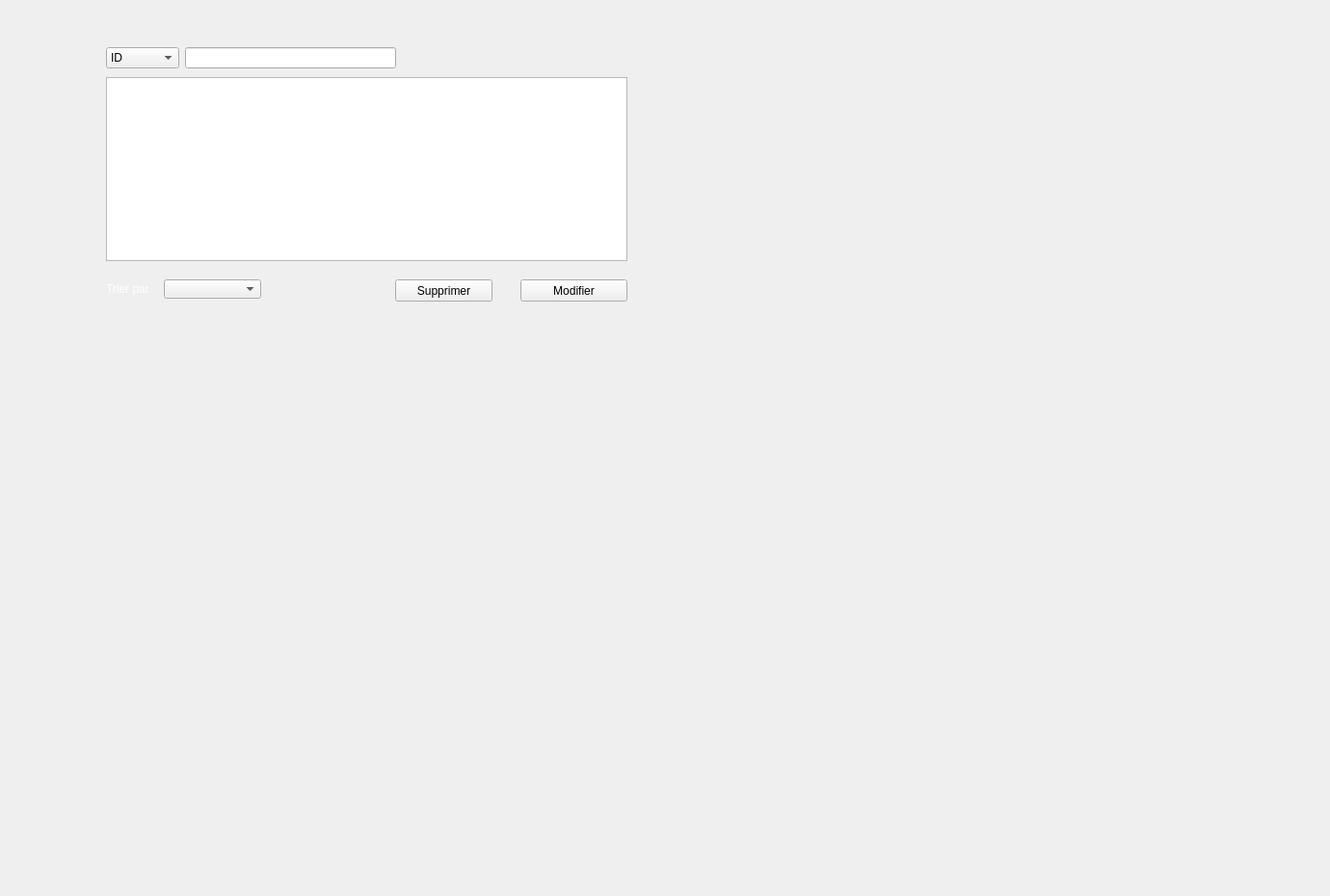
   <widget class="QWidget" name="tab_21">
    <attribute name="title">
     <string>Afficher les achats</string>
    </attribute>
    <widget class="QTableView" name="achats">
     <property name="geometry">
      <rect>
       <x>110</x>
       <y>80</y>
       <width>541</width>
       <height>191</height>
      </rect>
     </property>
     <property name="font">
      <font>
       <family>Segoe UI Symbol</family>
       <pointsize>10</pointsize>
       <weight>50</weight>
       <bold>false</bold>
      </font>
     </property>
     <property name="styleSheet">
      <string notr="true">

QMainWindow {

	background-color:#ececec;

}

QTextEdit {

	border-width: 1px;

	border-style: solid;

	border-color: qlineargradient(spread:pad, x1:0.5, y1:1, x2:0.5, y2:0, stop:0 rgba(0, 113, 255, 255), stop:1 rgba(91, 171, 252, 255));

}

QPlainTextEdit {

	border-width: 1px;

	border-style: solid;

	border-color: qlineargradient(spread:pad, x1:0.5, y1:1, x2:0.5, y2:0, stop:0 rgba(0, 113, 255, 255), stop:1 rgba(91, 171, 252, 255));

}

QToolButton {

	border-style: solid;

	border-top-color: qlineargradient(spread:pad, x1:0.5, y1:1, x2:0.5, y2:0, stop:0 rgb(215, 215, 215), stop:1 rgb(222, 222, 222));

	border-right-color: qlineargradient(spread:pad, x1:0, y1:0.5, x2:1, y2:0.5, stop:0 rgb(217, 217, 217), stop:1 rgb(227, 227, 227));

	border-left-color: qlineargradient(spread:pad, x1:0, y1:0.5, x2:1, y2:0.5, stop:0 rgb(227, 227, 227), stop:1 rgb(217, 217, 217));

	border-bottom-color: qlineargradient(spread:pad, x1:0.5, y1:1, x2:0.5, y2:0, stop:0 rgb(215, 215, 215), stop:1 rgb(222, 222, 222));

	border-width: 1px;

	border-radius: 5px;

	color: rgb(0,0,0);

	padding: 2px;

	background-color: rgb(255,255,255);

}

QToolButton:hover{

	border-style: solid;

	border-top-color: qlineargradient(spread:pad, x1:0.5, y1:1, x2:0.5, y2:0, stop:0 rgb(195, 195, 195), stop:1 rgb(222, 222, 222));

	border-right-color: qlineargradient(spread:pad, x1:0, y1:0.5, x2:1, y2:0.5, stop:0 rgb(197, 197, 197), stop:1 rgb(227, 227, 227));

	border-left-color: qlineargradient(spread:pad, x1:0, y1:0.5, x2:1, y2:0.5, stop:0 rgb(227, 227, 227), stop:1 rgb(197, 197, 197));

	border-bottom-color: qlineargradient(spread:pad, x1:0.5, y1:1, x2:0.5, y2:0, stop:0 rgb(195, 195, 195), stop:1 rgb(222, 222, 222));

	border-width: 1px;

	border-radius: 5px;

	color: rgb(0,0,0);

	padding: 2px;

	background-color: rgb(255,255,255);

}

QToolButton:pressed{

	border-style: solid;

	border-top-color: qlineargradient(spread:pad, x1:0.5, y1:1, x2:0.5, y2:0, stop:0 rgb(215, 215, 215), stop:1 rgb(222, 222, 222));

	border-right-color: qlineargradient(spread:pad, x1:0, y1:0.5, x2:1, y2:0.5, stop:0 rgb(217, 217, 217), stop:1 rgb(227, 227, 227));

	border-left-color: qlineargradient(spread:pad, x1:0, y1:0.5, x2:1, y2:0.5, stop:0 rgb(227, 227, 227), stop:1 rgb(217, 217, 217));

	border-bottom-color: qlineargradient(spread:pad, x1:0.5, y1:1, x2:0.5, y2:0, stop:0 rgb(215, 215, 215), stop:1 rgb(222, 222, 222));

	border-width: 1px;

	border-radius: 5px;

	color: rgb(0,0,0);

	padding: 2px;

	background-color: rgb(142,142,142);

}

QPushButton{

	border-style: solid;

	border-top-color: qlineargradient(spread:pad, x1:0.5, y1:1, x2:0.5, y2:0, stop:0 rgb(215, 215, 215), stop:1 rgb(222, 222, 222));

	border-right-color: qlineargradient(spread:pad, x1:0, y1:0.5, x2:1, y2:0.5, stop:0 rgb(217, 217, 217), stop:1 rgb(227, 227, 227));

	border-left-color: qlineargradient(spread:pad, x1:0, y1:0.5, x2:1, y2:0.5, stop:0 rgb(227, 227, 227), stop:1 rgb(217, 217, 217));

	border-bottom-color: qlineargradient(spread:pad, x1:0.5, y1:1, x2:0.5, y2:0, stop:0 rgb(215, 215, 215), stop:1 rgb(222, 222, 222));

	border-width: 1px;

	border-radius: 5px;

	color: rgb(0,0,0);

	padding: 2px;

	background-color: rgb(255,255,255);

}

QPushButton::default{

	border-style: solid;

	border-top-color: qlineargradient(spread:pad, x1:0.5, y1:1, x2:0.5, y2:0, stop:0 rgb(215, 215, 215), stop:1 rgb(222, 222, 222));

	border-right-color: qlineargradient(spread:pad, x1:0, y1:0.5, x2:1, y2:0.5, stop:0 rgb(217, 217, 217), stop:1 rgb(227, 227, 227));

	border-left-color: qlineargradient(spread:pad, x1:0, y1:0.5, x2:1, y2:0.5, stop:0 rgb(227, 227, 227), stop:1 rgb(217, 217, 217));

	border-bottom-color: qlineargradient(spread:pad, x1:0.5, y1:1, x2:0.5, y2:0, stop:0 rgb(215, 215, 215), stop:1 rgb(222, 222, 222));

	border-width: 1px;

	border-radius: 5px;

	color: rgb(0,0,0);

	padding: 2px;

	background-color: rgb(255,255,255);

}

QPushButton:hover{

	border-style: solid;

	border-top-color: qlineargradient(spread:pad, x1:0.5, y1:1, x2:0.5, y2:0, stop:0 rgb(195, 195, 195), stop:1 rgb(222, 222, 222));

	border-right-color: qlineargradient(spread:pad, x1:0, y1:0.5, x2:1, y2:0.5, stop:0 rgb(197, 197, 197), stop:1 rgb(227, 227, 227));

	border-left-color: qlineargradient(spread:pad, x1:0, y1:0.5, x2:1, y2:0.5, stop:0 rgb(227, 227, 227), stop:1 rgb(197, 197, 197));

	border-bottom-color: qlineargradient(spread:pad, x1:0.5, y1:1, x2:0.5, y2:0, stop:0 rgb(195, 195, 195), stop:1 rgb(222, 222, 222));

	border-width: 1px;

	border-radius: 5px;

	color: rgb(0,0,0);

	padding: 2px;

	background-color: rgb(255,255,255);

}

QPushButton:pressed{

	border-style: solid;

	border-top-color: qlineargradient(spread:pad, x1:0.5, y1:1, x2:0.5, y2:0, stop:0 rgb(215, 215, 215), stop:1 rgb(222, 222, 222));

	border-right-color: qlineargradient(spread:pad, x1:0, y1:0.5, x2:1, y2:0.5, stop:0 rgb(217, 217, 217), stop:1 rgb(227, 227, 227));

	border-left-color: qlineargradient(spread:pad, x1:0, y1:0.5, x2:1, y2:0.5, stop:0 rgb(227, 227, 227), stop:1 rgb(217, 217, 217));

	border-bottom-color: qlineargradient(spread:pad, x1:0.5, y1:1, x2:0.5, y2:0, stop:0 rgb(215, 215, 215), stop:1 rgb(222, 222, 222));

	border-width: 1px;

	border-radius: 5px;

	color: rgb(0,0,0);

	padding: 2px;

	background-color: rgb(142,142,142);

}

QPushButton:disabled{

	border-style: solid;

	border-top-color: qlineargradient(spread:pad, x1:0.5, y1:1, x2:0.5, y2:0, stop:0 rgb(215, 215, 215), stop:1 rgb(222, 222, 222));

	border-right-color: qlineargradient(spread:pad, x1:0, y1:0.5, x2:1, y2:0.5, stop:0 rgb(217, 217, 217), stop:1 rgb(227, 227, 227));

	border-left-color: qlineargradient(spread:pad, x1:0, y1:0.5, x2:1, y2:0.5, stop:0 rgb(227, 227, 227), stop:1 rgb(217, 217, 217));

	border-bottom-color: qlineargradient(spread:pad, x1:0.5, y1:1, x2:0.5, y2:0, stop:0 rgb(215, 215, 215), stop:1 rgb(222, 222, 222));

	border-width: 1px;

	border-radius: 5px;

	color: #808086;

	padding: 2px;

	background-color: rgb(142,142,142);

}

QLineEdit {

	border-width: 1px; border-radius: 4px;

	border-style: solid;

	border-color: qlineargradient(spread:pad, x1:0.5, y1:1, x2:0.5, y2:0, stop:0 rgba(0, 113, 255, 255), stop:1 rgba(91, 171, 252, 255));

}

QLabel {

	color: #000000;

}

QLCDNumber {

	color: rgb(0, 113, 255, 255);

}

QProgressBar {

	text-align: center;

	color: rgb(240, 240, 240);

	border-width: 1px; 

	border-radius: 10px;

	border-color: rgb(230, 230, 230);

	border-style: solid;

	background-color:rgb(207,207,207);

}

QProgressBar::chunk {

	background-color: qlineargradient(spread:pad, x1:0.5, y1:1, x2:0.5, y2:0, stop:0 rgba(49, 147, 250, 255), stop:1 rgba(34, 142, 255, 255));

	border-radius: 10px;

}

QMenuBar {

	background-color: qlineargradient(spread:pad, x1:0.5, y1:1, x2:0.5, y2:0, stop:0 rgba(207, 209, 207, 255), stop:1 rgba(230, 229, 230, 255));

}

QMenuBar::item {

	color: #000000;

  	spacing: 3px;

  	padding: 1px 4px;

	background-color: qlineargradient(spread:pad, x1:0.5, y1:1, x2:0.5, y2:0, stop:0 rgba(207, 209, 207, 255), stop:1 rgba(230, 229, 230, 255));

}



QMenuBar::item:selected {

  	background-color: qlineargradient(spread:pad, x1:0.5, y1:1, x2:0.5, y2:0, stop:0 rgba(0, 113, 255, 255), stop:1 rgba(91, 171, 252, 255));

	color: #FFFFFF;

}

QMenu::item:selected {

	border-style: solid;

	border-top-color: transparent;

	border-right-color: transparent;

	border-left-color: qlineargradient(spread:pad, x1:0.5, y1:1, x2:0.5, y2:0, stop:0 rgba(0, 113, 255, 255), stop:1 rgba(91, 171, 252, 255));

	border-bottom-color: transparent;

	border-left-width: 2px;

	color: #000000;

	padding-left:15px;

	padding-top:4px;

	padding-bottom:4px;

	padding-right:7px;

}

QMenu::item {

	border-style: solid;

	border-top-color: transparent;

	border-right-color: transparent;

	border-left-color: transparent;

	border-bottom-color: transparent;

	border-bottom-width: 1px;

	color: #000000;

	padding-left:17px;

	padding-top:4px;

	padding-bottom:4px;

	padding-right:7px;

}

QTabWidget {

	color:rgb(0,0,0);

	background-color:#000000;

}

QTabWidget::pane {

		border-color: rgb(223,223,223);

		background-color:rgb(226,226,226);

		border-style: solid;

		border-width: 2px;

    	border-radius: 6px;

}

QTabBar::tab:first {

	border-style: solid;

	border-left-width:1px;

	border-right-width:0px;

	border-top-width:1px;

	border-bottom-width:1px;

	border-top-color: rgb(209,209,209);

	border-left-color: qlineargradient(spread:pad, x1:0.5, y1:1, x2:0.5, y2:0, stop:0 rgba(209, 209, 209, 209), stop:1 rgba(229, 229, 229, 229));

	border-bottom-color: rgb(229,229,229);

	border-top-left-radius: 4px;

	border-bottom-left-radius: 4px;

	color: #000000;

	padding: 3px;

	margin-left:0px;

	background-color: qlineargradient(spread:pad, x1:0.5, y1:1, x2:0.5, y2:0, stop:0 rgba(247, 247, 247, 255), stop:1 rgba(255, 255, 255, 255));

}

QTabBar::tab:last {

	border-style: solid;

	border-width:1px;

	border-top-color: rgb(209,209,209);

	border-left-color: qlineargradient(spread:pad, x1:0.5, y1:1, x2:0.5, y2:0, stop:0 rgba(209, 209, 209, 209), stop:1 rgba(229, 229, 229, 229));

	border-right-color: qlineargradient(spread:pad, x1:0.5, y1:1, x2:0.5, y2:0, stop:0 rgba(209, 209, 209, 209), stop:1 rgba(229, 229, 229, 229));

	border-bottom-color: rgb(229,229,229);

	border-top-right-radius: 4px;

	border-bottom-right-radius: 4px;

	color: #000000;

	padding: 3px;

	margin-left:0px;

	background-color: qlineargradient(spread:pad, x1:0.5, y1:1, x2:0.5, y2:0, stop:0 rgba(247, 247, 247, 255), stop:1 rgba(255, 255, 255, 255));

}

QTabBar::tab {

	border-style: solid;

	border-top-width:1px;

	border-bottom-width:1px;

	border-left-width:1px;

	border-top-color: rgb(209,209,209);

	border-left-color: qlineargradient(spread:pad, x1:0.5, y1:1, x2:0.5, y2:0, stop:0 rgba(209, 209, 209, 209), stop:1 rgba(229, 229, 229, 229));

	border-bottom-color: rgb(229,229,229);

	color: #000000;

	padding: 3px;

	margin-left:0px;

	background-color: qlineargradient(spread:pad, x1:0.5, y1:1, x2:0.5, y2:0, stop:0 rgba(247, 247, 247, 255), stop:1 rgba(255, 255, 255, 255));

}

QTabBar::tab:selected, QTabBar::tab:last:selected, QTabBar::tab:hover {

  	border-style: solid;

  	border-left-width:1px;

	border-right-color: transparent;

	border-top-color: rgb(209,209,209);

	border-left-color: qlineargradient(spread:pad, x1:0.5, y1:1, x2:0.5, y2:0, stop:0 rgba(209, 209, 209, 209), stop:1 rgba(229, 229, 229, 229));

	border-bottom-color: rgb(229,229,229);

	color: #FFFFFF;

	padding: 3px;

	margin-left:0px;

	background-color: qlineargradient(spread:pad, x1:0.5, y1:1, x2:0.5, y2:0, stop:0 rgba(0, 113, 255, 255), stop:1 rgba(91, 171, 252, 255));

}



QTabBar::tab:selected, QTabBar::tab:first:selected, QTabBar::tab:hover {

  	border-style: solid;

  	border-left-width:1px;

  	border-bottom-width:1px;

  	border-top-width:1px;

	border-right-color: transparent;

	border-top-color: rgb(209,209,209);

	border-left-color: qlineargradient(spread:pad, x1:0.5, y1:1, x2:0.5, y2:0, stop:0 rgba(209, 209, 209, 209), stop:1 rgba(229, 229, 229, 229));

	border-bottom-color: rgb(229,229,229);

	color: #FFFFFF;

	padding: 3px;

	margin-left:0px;

	background-color: qlineargradient(spread:pad, x1:0.5, y1:1, x2:0.5, y2:0, stop:0 rgba(0, 113, 255, 255), stop:1 rgba(91, 171, 252, 255));

}



QCheckBox {

	color: #000000;

	padding: 2px;

}

QCheckBox:disabled {

	color: #808086;

	padding: 2px;

}



QCheckBox:hover {

	border-radius:4px;

	border-style:solid;

	padding-left: 1px;

	padding-right: 1px;

	padding-bottom: 1px;

	padding-top: 1px;

	border-width:1px;

	border-color: transparent;

}

QCheckBox::indicator:checked {



	height: 10px;

	width: 10px;

	border-style:solid;

	border-width: 1px;

	border-color: qlineargradient(spread:pad, x1:0.5, y1:1, x2:0.5, y2:0, stop:0 rgba(0, 113, 255, 255), stop:1 rgba(91, 171, 252, 255));

	color: #000000;

	background-color: qlineargradient(spread:pad, x1:0.5, y1:1, x2:0.5, y2:0, stop:0 rgba(0, 113, 255, 255), stop:1 rgba(91, 171, 252, 255));

}

QCheckBox::indicator:unchecked {



	height: 10px;

	width: 10px;

	border-style:solid;

	border-width: 1px;

	border-color: qlineargradient(spread:pad, x1:0.5, y1:1, x2:0.5, y2:0, stop:0 rgba(0, 113, 255, 255), stop:1 rgba(91, 171, 252, 255));

	color: #000000;

}

QRadioButton {

	color: 000000;

	padding: 1px;

}

QRadioButton::indicator:checked {

	height: 10px;

	width: 10px;

	border-style:solid;

	border-radius:5px;

	border-width: 1px;

	border-color: qlineargradient(spread:pad, x1:0.5, y1:1, x2:0.5, y2:0, stop:0 rgba(0, 113, 255, 255), stop:1 rgba(91, 171, 252, 255));

	color: #a9b7c6;

	background-color: qlineargradient(spread:pad, x1:0.5, y1:1, x2:0.5, y2:0, stop:0 rgba(0, 113, 255, 255), stop:1 rgba(91, 171, 252, 255));

}

QRadioButton::indicator:!checked {

	height: 10px;

	width: 10px;

	border-style:solid;

	border-radius:5px;

	border-width: 1px;

	border-color: qlineargradient(spread:pad, x1:0.5, y1:1, x2:0.5, y2:0, stop:0 rgba(0, 113, 255, 255), stop:1 rgba(91, 171, 252, 255));

	color: #a9b7c6;

	background-color: transparent;

}

QStatusBar {

	color:#027f7f;

}

QSpinBox {

	border-style: solid;

	border-width: 1px;

	border-color: qlineargradient(spread:pad, x1:0.5, y1:1, x2:0.5, y2:0, stop:0 rgba(0, 113, 255, 255), stop:1 rgba(91, 171, 252, 255));

}

QDoubleSpinBox {

	border-style: solid;

	border-width: 1px;

	border-color: qlineargradient(spread:pad, x1:0.5, y1:1, x2:0.5, y2:0, stop:0 rgba(0, 113, 255, 255), stop:1 rgba(91, 171, 252, 255));

}

QTimeEdit {

	border-style: solid;

	border-width: 1px;

	border-color: qlineargradient(spread:pad, x1:0.5, y1:1, x2:0.5, y2:0, stop:0 rgba(0, 113, 255, 255), stop:1 rgba(91, 171, 252, 255));

}

QDateTimeEdit {

	border-style: solid;

	border-width: 1px;

	border-color: qlineargradient(spread:pad, x1:0.5, y1:1, x2:0.5, y2:0, stop:0 rgba(0, 113, 255, 255), stop:1 rgba(91, 171, 252, 255));

}

QDateEdit {

	border-style: solid;

	border-width: 1px;

	border-color: qlineargradient(spread:pad, x1:0.5, y1:1, x2:0.5, y2:0, stop:0 rgba(0, 113, 255, 255), stop:1 rgba(91, 171, 252, 255));

}



QToolBox {

	color: #a9b7c6;

	background-color:#000000;

}

QToolBox::tab {

	color: #a9b7c6;

	background-color:#000000;

}

QToolBox::tab:selected {

	color: #FFFFFF;

	background-color:#000000;

}

QScrollArea {

	color: #FFFFFF;

	background-color:#000000;

}

QSlider::groove:horizontal {

	height: 5px;

	background-color: qlineargradient(spread:pad, x1:0.5, y1:1, x2:0.5, y2:0, stop:0 rgba(49, 147, 250, 255), stop:1 rgba(34, 142, 255, 255));

}

QSlider::groove:vertical {

	width: 5px;

	background-color: qlineargradient(spread:pad, x1:0.5, y1:1, x2:0.5, y2:0, stop:0 rgba(49, 147, 250, 255), stop:1 rgba(34, 142, 255, 255));

}

QSlider::handle:horizontal {

	background: rgb(253,253,253);

	border-style: solid;

	border-width: 1px;

	border-color: rgb(207,207,207);

	width: 12px;

	margin: -5px 0;

	border-radius: 7px;

}

QSlider::handle:vertical {

	background: rgb(253,253,253);

	border-style: solid;

	border-width: 1px;

	border-color: rgb(207,207,207);

	height: 12px;

	margin: 0 -5px;

	border-radius: 7px;

}

QSlider::add-page:horizontal {

    background: rgb(181,181,181);

}

QSlider::add-page:vertical {

    background: rgb(181,181,181);

}

QSlider::sub-page:horizontal {

    background-color: qlineargradient(spread:pad, x1:0.5, y1:1, x2:0.5, y2:0, stop:0 rgba(49, 147, 250, 255), stop:1 rgba(34, 142, 255, 255));

}

QSlider::sub-page:vertical {

    background-color: qlineargradient(spread:pad, y1:0.5, x1:1, y2:0.5, x2:0, stop:0 rgba(49, 147, 250, 255), stop:1 rgba(34, 142, 255, 255));

}

QScrollBar:horizontal {

	max-height: 20px;

	border: 1px transparent grey;

	margin: 0px 20px 0px 20px;

}

QScrollBar:vertical {

	max-width: 20px;

	border: 1px transparent grey;

	margin: 20px 0px 20px 0px;

}

QScrollBar::handle:horizontal {

	background: rgb(253,253,253);

	border-style: solid;

	border-width: 1px;

	border-color: rgb(207,207,207);

	border-radius: 7px;

	min-width: 25px;

}

QScrollBar::handle:horizontal:hover {

	background: rgb(253,253,253);

	border-style: solid;

	border-width: 1px;

	border-color: rgb(147, 200, 200);

	border-radius: 7px;

	min-width: 25px;

}

QScrollBar::handle:vertical {

	background: rgb(253,253,253);

	border-style: solid;

	border-width: 1px;

	border-color: rgb(207,207,207);

	border-radius: 7px;

	min-height: 25px;

}

QScrollBar::handle:vertical:hover {

	background: rgb(253,253,253);

	border-style: solid;

	border-width: 1px;

	border-color: rgb(147, 200, 200);

	border-radius: 7px;

	min-height: 25px;

}

QScrollBar::add-line:horizontal {

   border: 2px transparent grey;

   border-top-right-radius: 7px;

   border-bottom-right-radius: 7px;

   background: rgba(34, 142, 255, 255);

   width: 20px;

   subcontrol-position: right;

   subcontrol-origin: margin;

}

QScrollBar::add-line:horizontal:pressed {

   border: 2px transparent grey;

   border-top-right-radius: 7px;

   border-bottom-right-radius: 7px;

   background: rgb(181,181,181);

   width: 20px;

   subcontrol-position: right;

   subcontrol-origin: margin;

}

QScrollBar::add-line:vertical {

   border: 2px transparent grey;

   border-bottom-left-radius: 7px;

   border-bottom-right-radius: 7px;

   background: rgba(34, 142, 255, 255);

   height: 20px;

   subcontrol-position: bottom;

   subcontrol-origin: margin;

}

QScrollBar::add-line:vertical:pressed {

   border: 2px transparent grey;

   border-bottom-left-radius: 7px;

   border-bottom-right-radius: 7px;

   background: rgb(181,181,181);

   height: 20px;

   subcontrol-position: bottom;

   subcontrol-origin: margin;

}

QScrollBar::sub-line:horizontal {

   border: 2px transparent grey;

   border-top-left-radius: 7px;

   border-bottom-left-radius: 7px;

   background: rgba(34, 142, 255, 255);

   width: 20px;

   subcontrol-position: left;

   subcontrol-origin: margin;

}

QScrollBar::sub-line:horizontal:pressed {

   border: 2px transparent grey;

   border-top-left-radius: 7px;

   border-bottom-left-radius: 7px;

   background: rgb(181,181,181);

   width: 20px;

   subcontrol-position: left;

   subcontrol-origin: margin;

}

QScrollBar::sub-line:vertical {

   border: 2px transparent grey;

   border-top-left-radius: 7px;

   border-top-right-radius: 7px;

   background: rgba(34, 142, 255, 255);

   height: 20px;

   subcontrol-position: top;

   subcontrol-origin: margin;

}

QScrollBar::sub-line:vertical:pressed {

   border: 2px transparent grey;

   border-top-left-radius: 7px;

   border-top-right-radius: 7px;

   background: rgb(181,181,181);

   height: 20px;

   subcontrol-position: top;

   subcontrol-origin: margin;

}

QScrollBar::left-arrow:horizontal {

   border: 1px transparent grey;

   border-top-left-radius: 3px;

   border-bottom-left-radius: 3px;

   width: 6px;

   height: 6px;

   background: white;

}

QScrollBar::right-arrow:horizontal {

   border: 1px transparent grey;

   border-top-right-radius: 3px;

   border-bottom-right-radius: 3px;

   width: 6px;

   height: 6px;

   background: white;

}

QScrollBar::up-arrow:vertical {

   border: 1px transparent grey;

   border-top-left-radius: 3px;

   border-top-right-radius: 3px;

   width: 6px;

   height: 6px;

   background: white;

}

QScrollBar::down-arrow:vertical {

   border: 1px transparent grey;

   border-bottom-left-radius: 3px;

   border-bottom-right-radius: 3px;

   width: 6px;

   height: 6px;

   background: white;

}

QScrollBar::add-page:horizontal, QScrollBar::sub-page:horizontal {

   background: none;

}

QScrollBar::add-page:vertical, QScrollBar::sub-page:vertical {

   background: none;

}


</string>
     </property>
    </widget>
    <widget class="QPushButton" name="pushButton_4">
     <property name="geometry">
      <rect>
       <x>540</x>
       <y>290</y>
       <width>111</width>
       <height>23</height>
      </rect>
     </property>
     <property name="text">
      <string>Modifier</string>
     </property>
    </widget>
    <widget class="QComboBox" name="comboBox_7">
     <property name="geometry">
      <rect>
       <x>170</x>
       <y>290</y>
       <width>101</width>
       <height>20</height>
      </rect>
     </property>
     <item>
      <property name="text">
       <string> </string>
      </property>
     </item>
     <item>
      <property name="text">
       <string>DateA</string>
      </property>
     </item>
     <item>
      <property name="text">
       <string>Quantite</string>
      </property>
     </item>
     <item>
      <property name="text">
       <string>Prix</string>
      </property>
     </item>
    </widget>
    <widget class="QLabel" name="label_39">
     <property name="geometry">
      <rect>
       <x>110</x>
       <y>280</y>
       <width>44</width>
       <height>40</height>
      </rect>
     </property>
     <property name="text">
      <string>&lt;html&gt;&lt;head/&gt;&lt;body&gt;&lt;p&gt;&lt;span style=&quot; color:#ffffff;&quot;&gt;Trier par &lt;/span&gt;&lt;/p&gt;&lt;/body&gt;&lt;/html&gt;</string>
     </property>
    </widget>
    <widget class="QPushButton" name="pb_supprimer_4">
     <property name="geometry">
      <rect>
       <x>410</x>
       <y>290</y>
       <width>101</width>
       <height>23</height>
      </rect>
     </property>
     <property name="text">
      <string>Supprimer</string>
     </property>
    </widget>
    <widget class="QLabel" name="label_40">
     <property name="geometry">
      <rect>
       <x>-140</x>
       <y>-170</y>
       <width>1371</width>
       <height>921</height>
      </rect>
     </property>
     <property name="text">
      <string/>
     </property>
     <property name="pixmap">
      <pixmap>../../ttt/back.jpg</pixmap>
     </property>
    </widget>
    <widget class="QWidget" name="layoutWidget_5">
     <property name="geometry">
      <rect>
       <x>110</x>
       <y>40</y>
       <width>541</width>
       <height>41</height>
      </rect>
     </property>
     <layout class="QHBoxLayout" name="horizontalLayout_9">
      <item>
       <widget class="QComboBox" name="comboBox_8">
        <item>
         <property name="text">
          <string>ID</string>
         </property>
        </item>
        <item>
         <property name="text">
          <string>Quantite</string>
         </property>
        </item>
        <item>
         <property name="text">
          <string>Prix</string>
         </property>
        </item>
       </widget>
      </item>
      <item>
       <widget class="QLineEdit" name="lineEdit_6"/>
      </item>
      <item>
       <spacer name="verticalSpacer_54">
        <property name="orientation">
         <enum>Qt::Vertical</enum>
        </property>
        <property name="sizeHint" stdset="0">
         <size>
          <width>20</width>
          <height>40</height>
         </size>
        </property>
       </spacer>
      </item>
      <item>
       <spacer name="verticalSpacer_55">
        <property name="orientation">
         <enum>Qt::Vertical</enum>
        </property>
        <property name="sizeHint" stdset="0">
         <size>
          <width>20</width>
          <height>40</height>
         </size>
        </property>
       </spacer>
      </item>
      <item>
       <spacer name="verticalSpacer_56">
        <property name="orientation">
         <enum>Qt::Vertical</enum>
        </property>
        <property name="sizeHint" stdset="0">
         <size>
          <width>20</width>
          <height>40</height>
         </size>
        </property>
       </spacer>
      </item>
      <item>
       <spacer name="verticalSpacer_24">
        <property name="orientation">
         <enum>Qt::Vertical</enum>
        </property>
        <property name="sizeHint" stdset="0">
         <size>
          <width>20</width>
          <height>40</height>
         </size>
        </property>
       </spacer>
      </item>
      <item>
       <spacer name="verticalSpacer_25">
        <property name="orientation">
         <enum>Qt::Vertical</enum>
        </property>
        <property name="sizeHint" stdset="0">
         <size>
          <width>20</width>
          <height>40</height>
         </size>
        </property>
       </spacer>
      </item>
      <item>
       <spacer name="verticalSpacer_26">
        <property name="orientation">
         <enum>Qt::Vertical</enum>
        </property>
        <property name="sizeHint" stdset="0">
         <size>
          <width>20</width>
          <height>40</height>
         </size>
        </property>
       </spacer>
      </item>
      <item>
       <spacer name="verticalSpacer_57">
        <property name="orientation">
         <enum>Qt::Vertical</enum>
        </property>
        <property name="sizeHint" stdset="0">
         <size>
          <width>20</width>
          <height>40</height>
         </size>
        </property>
       </spacer>
      </item>
      <item>
       <spacer name="verticalSpacer_58">
        <property name="orientation">
         <enum>Qt::Vertical</enum>
        </property>
        <property name="sizeHint" stdset="0">
         <size>
          <width>20</width>
          <height>40</height>
         </size>
        </property>
       </spacer>
      </item>
      <item>
       <spacer name="verticalSpacer_59">
        <property name="orientation">
         <enum>Qt::Vertical</enum>
        </property>
        <property name="sizeHint" stdset="0">
         <size>
          <width>20</width>
          <height>40</height>
         </size>
        </property>
       </spacer>
      </item>
      <item>
       <spacer name="verticalSpacer_60">
        <property name="orientation">
         <enum>Qt::Vertical</enum>
        </property>
        <property name="sizeHint" stdset="0">
         <size>
          <width>20</width>
          <height>40</height>
         </size>
        </property>
       </spacer>
      </item>
      <item>
       <spacer name="verticalSpacer_61">
        <property name="orientation">
         <enum>Qt::Vertical</enum>
        </property>
        <property name="sizeHint" stdset="0">
         <size>
          <width>20</width>
          <height>40</height>
         </size>
        </property>
       </spacer>
      </item>
      <item>
       <spacer name="verticalSpacer_62">
        <property name="orientation">
         <enum>Qt::Vertical</enum>
        </property>
        <property name="sizeHint" stdset="0">
         <size>
          <width>20</width>
          <height>40</height>
         </size>
        </property>
       </spacer>
      </item>
     </layout>
    </widget>
    <zorder>label_40</zorder>
    <zorder>achats</zorder>
    <zorder>pushButton_4</zorder>
    <zorder>comboBox_7</zorder>
    <zorder>label_39</zorder>
    <zorder>pb_supprimer_4</zorder>
    <zorder>layoutWidget_5</zorder>
   </widget>
